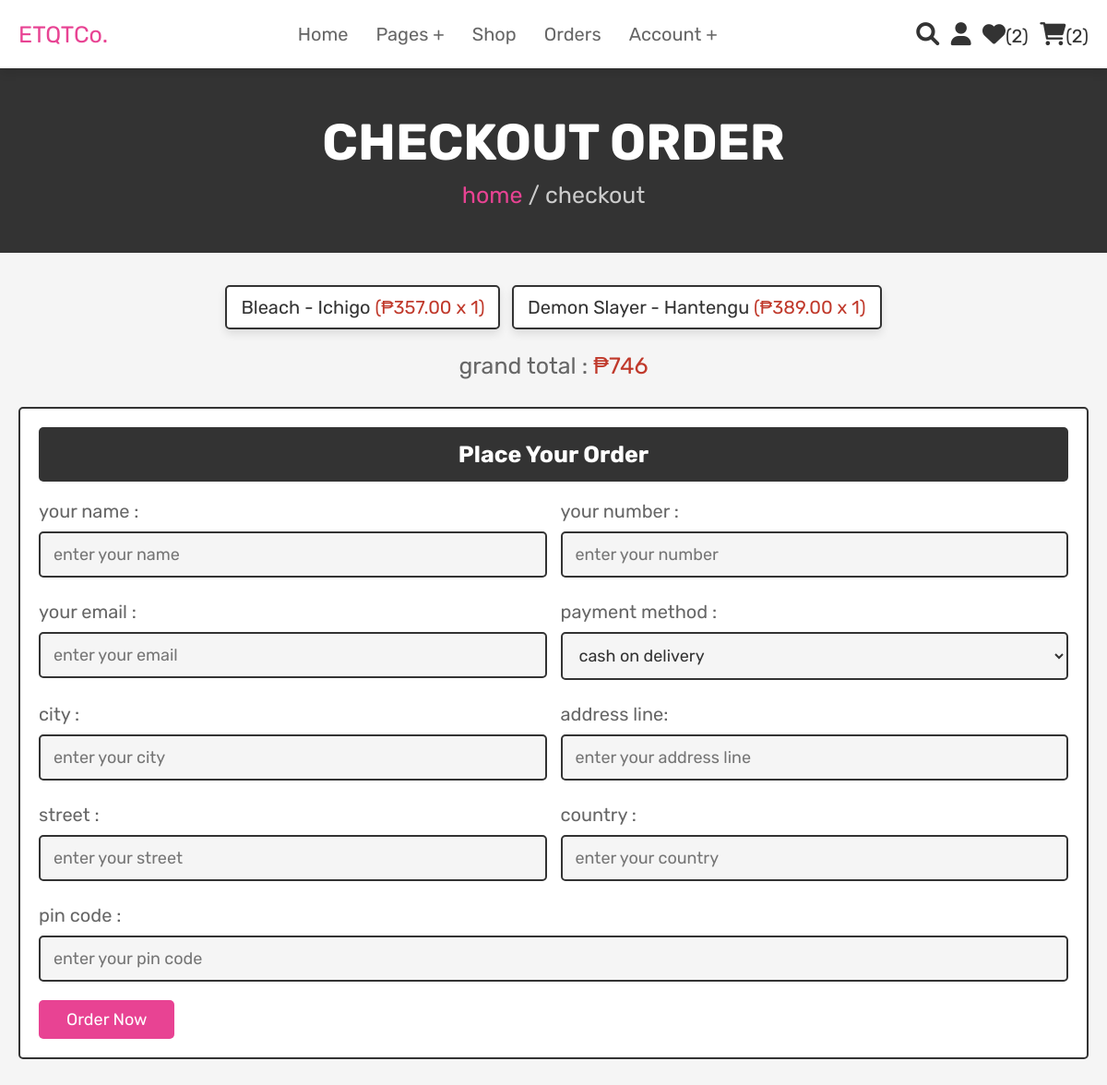
/checkout.php (signed in), run on the app's committed database.
### tables this page shows
CREATE TABLE `cart` (
  `id` int(11) NOT NULL,
  `user_id` int(11) NOT NULL,
  `pid` int(11) NOT NULL,
  `name` varchar(100) NOT NULL,
  `price` decimal(10,2) NOT NULL,
  `quantity` int(11) NOT NULL,
  `image` varchar(255) NOT NULL
);

### checkout.php (the view, shortened to what this page needs)
<?php
@include 'config.php';
$user_id = $_SESSION['user_id'];
?>
<!DOCTYPE html>
<html lang="en">
<head>
    <link rel="stylesheet" href="https://cdnjs.cloudflare.com/ajax/libs/font-awesome/6.0.0/css/all.min.css">
    <link rel="stylesheet" href="css/style.css">
</head>
<body>
    <?php @include 'header.php'; ?>
    <section class="heading">
        <h3>checkout order</h3>
        <p> <a href="home.php">home</a> / checkout </p>
    </section>
    <section class="display-order">
        <?php
        $grand_total = 0;
        $select_cart = mysqli_query($conn, "SELECT * FROM `cart` WHERE user_id = '$user_id'") or die('query failed');
        if (mysqli_num_rows($select_cart) > 0) {
            while ($fetch_cart = mysqli_fetch_assoc($select_cart)) {
                $total_price = ($fetch_cart['price'] * $fetch_cart['quantity']);
                $grand_total += $total_price;
        ?>
                <p> <?php echo $fetch_cart['name'] ?> <span>(<?php echo '₱' . $fetch_cart['price'] . ' x ' . $fetch_cart['quantity'] ?>)</span> </p>
        <?php
            }
        } else {
            echo '<p class="empty">your cart is empty</p>';
        }
        ?>
        <div class="grand-total">grand total : <span>₱<?php echo $grand_total; ?></span></div>
    </section>
    <section class="checkout">
        <form action="" method="POST">
            <h3>place your order</h3>
            <div class="flex">
                <div class="inputBox">
                    <span>your name :</span>
                    <input type="text" name="name" placeholder="enter your name" required>
                </div>
                <div class="inputBox">
                    <span>your number :</span>
                    <input type="number" name="number" min="0" placeholder="enter your number" required>
                </div>
                <div class="inputBox">
                    <span>your email :</span>
                    <input type="email" name="email" placeholder="enter your email" required>
                </div>
                <div class="inputBox">
                    <span>payment method :</span>
                    <select name="method" required>
                        <option value="cash on delivery">cash on delivery</option>
                    </select>
                </div>
                <div class="inputBox">
                    <span>city :</span>
                    <input type="text" name="city" placeholder="enter your city" required>
                </div>
                <div class="inputBox">
                    <span>address line:</span>
                    <input type="text" name="flat" placeholder="enter your address line" required>
                </div>
                <div class="inputBox">
                    <span>street :</span>
                    <input type="text" name="street" placeholder="enter your street" required>
                </div>
                <div class="inputBox">
                    <span>country :</span>
                    <input type="text" name="country" placeholder="enter your country" required>
                </div>
                <div class="inputBox">
                    <span>pin code :</span>
                    <input type="number" min="0" name="pin_code" placeholder="enter your pin code" required>
                </div>
            </div>
            <input type="submit" name="order" value="order now" class="btn">
        </form>
    </section>
</body>
</html>

### style.css (style rules this page uses)
:root { --pink: #e84393; --red: #c0392b; --orange: #f39c12; --black: #333; --white: #fff; --light-color: #666; --light-white: #ccc; --light-bg: #f5f5f5; --border: 0.2rem solid var(--black); --box-shadow: 0 0.5rem 1rem rgba(0, 0, 0, 0.1); }
* { font-family: "Rubik", sans-serif; margin: 0; padding: 0; box-sizing: border-box; outline: none; border: none; text-decoration: none; transition: all 0.2s linear; }
html { font-size: 62.5%; overflow-x: hidden; scroll-behavior: smooth; scroll-padding-top: 6.5rem; }
body { background: var(--light-bg); }
section { padding: 3rem 2rem; }
.btn, .delete-btn, .option-btn { display: inline-block; border-radius: 0.5rem; margin-top: 1rem; font-size: 1.8rem; color: var(--white); cursor: pointer; padding: 1rem 3rem; text-transform: capitalize; }
.btn { background-color: var(--pink); }
.heading { display: flex; flex-flow: column; align-items: center; justify-content: center; gap: 1rem; background-color: var(--black); text-align: center; min-height: 25vh; }
.heading h3 { font-size: 5.5rem; color: var(--white); text-transform: uppercase; }
.heading p { font-size: 2.5rem; color: var(--light-white); }
.heading p a { color: var(--pink); }
.display-order { max-width: 1200px; margin: 0 auto; text-align: center; padding-bottom: 0; }
.display-order p { display: inline-block; border-radius: 0.5rem; font-size: 2rem; color: var(--black); padding: 1rem 1.5rem; margin: 0.5rem; background-color: var(--white); box-shadow: var(--box-shadow); border: var(--border); }
.display-order p span { color: var(--red); }
.display-order .grand-total { margin-top: 2rem; font-size: 2.5rem; color: var(--light-color); }
.display-order .grand-total span { color: var(--red); }
.checkout form { background-color: var(--white); border: var(--border); max-width: 1200px; margin: 0 auto; border-radius: 0.5rem; padding: 2rem; box-shadow: var(--border); }
.checkout form h3 { padding: 1.5rem; font-size: 2.5rem; margin-bottom: 2rem; background-color: var(--black); color: var(--white); border-radius: 0.5rem; text-align: center; text-transform: capitalize; }
.checkout form .flex { display: flex; flex-wrap: wrap; gap: 1.5rem; }
.checkout form .flex .inputBox { flex: 1 1 40rem; }
.checkout form .flex .inputBox input, .checkout form .flex .inputBox select { margin: 1rem 0; width: 100%; background-color: var(--light-bg); padding: 1.2rem 1.4rem; border: var(--border); font-size: 1.8rem; color: var(--black); border-radius: 0.5rem; }
.checkout form .flex .inputBox span { font-size: 2rem; color: var(--light-color); }

### data on the page
cart: name "Bleach - Ichigo", price "357.00", quantity "1"
cart: name "Demon Slayer - Hantengu", price "389.00", quantity "1"

### other printed values
$wishlist_num_rows "2"
$cart_num_rows "2"
$grand_total "746"
